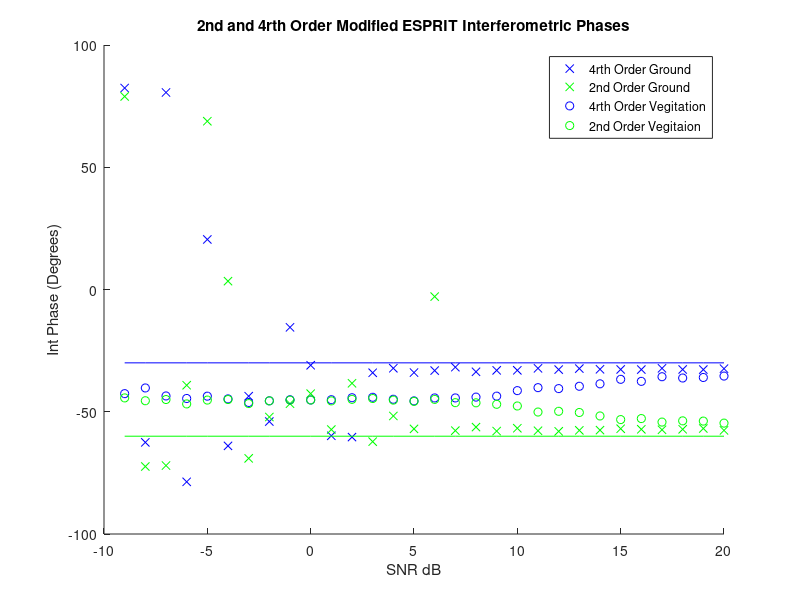
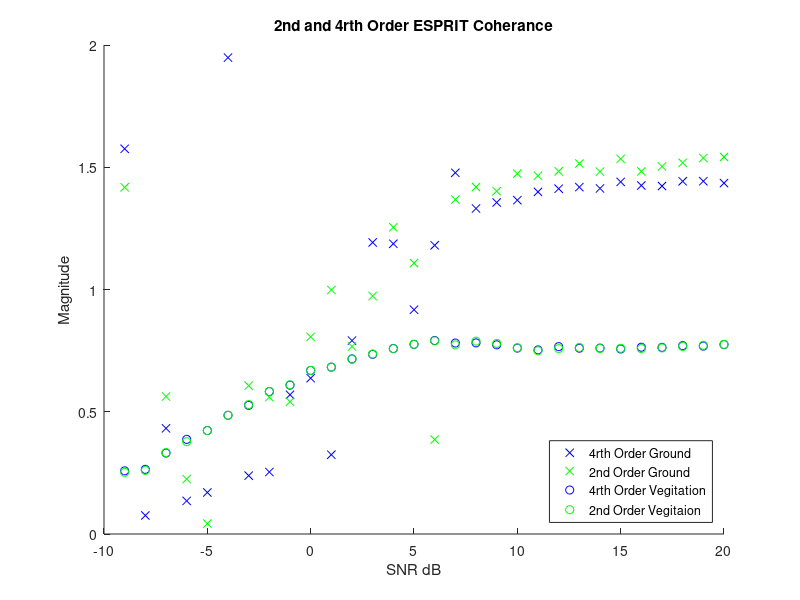

Reproduce these figures in MATLAB, in order.
%% Afric_Sim_test_ESPRIT
clc;clear;
%% Initializations
alpha = 1; %ground weighting factor
beta = 1;   %veg weighting factor

Pol_ground = [1;1;0]/sqrt(2);
Pol_Cum_ground = [1;1;0;1;0;0]/sqrt(3); %ground
Pol_vegitation = [1;1;1]/sqrt(3);
Pol_Cum_vegitation = [1;1;1;1;1;1]/sqrt(6); %vegitation

eye_optimal = 0.1;
G_O = 30;
ground_offset = G_O*pi/180; % ground interferomitry offset
V_O = 60;
vegitation_offset = V_O*pi/180;    % veg interferomitry offset

Averaged_samples = 100;
Window_optimal = 81;    %size of window
SNR_samples = 30;

ground_4=zeros(SNR_samples,1);
ground_2=zeros(SNR_samples,1);

vegitation_4=zeros(SNR_samples,1);
vegitation_2=zeros(SNR_samples,1);

SNR = zeros(1,SNR_samples);
%% Matrix Construction
for SNR_sample = (1:SNR_samples);
    
    SNR(SNR_sample)=SNR_sample-10;
    Noise = (10^(-SNR(SNR_sample)/20))/sqrt(3);
    
    for unusedvariable = 1:Averaged_samples
        
        %% Matrix Construction
        
        g =  Pol_ground*exp(1i*2*pi*rand(1,Window_optimal));
        v =  Pol_vegitation*exp(1i*2*pi*rand(1,Window_optimal));
        
        s1 = alpha*g + beta*v;
        s2 = alpha*exp(1i*ground_offset)*g + beta*exp(1i*vegitation_offset)*v;
        
        s1_Noise = s1 + Noise*sqrt(-2*log(1-rand(3,Window_optimal))).*exp(1i*2*pi*rand(3,Window_optimal));
        s2_Noise = s2 + Noise*sqrt(-2*log(1-rand(3,Window_optimal))).*exp(1i*2*pi*rand(3,Window_optimal));
        
        %% Forming the Six Arrays
        S1_2 = [s1_Noise(1,:)
            s1_Noise(2,:)
            s1_Noise(3,:)];
        
        S2_2 = [s2_Noise(1,:)
            s2_Noise(2,:)
            s2_Noise(3,:)];
        
        R11_2 = S1_2*S1_2.'/Window_optimal;
        E_h1_h1 = R11_2(1,1);
        E_h1_v1 = R11_2(1,2);
        E_h1_x1 = R11_2(1,3);
        E_v1_v1 = R11_2(2,2);
        E_v1_x1 = R11_2(2,3);
        E_x1_x1 = R11_2(3,3);
        
        R11c_2 = S1_2*S1_2'/Window_optimal;
        E_h1_h1c = R11c_2(1,1);
        E_h1_v1c = R11c_2(1,2);
        E_h1_x1c = R11c_2(1,3);
        E_v1_h1c = R11c_2(2,1);
        E_v1_v1c = R11c_2(2,2);
        E_v1_x1c = R11c_2(2,3);
        E_x1_h1c = R11c_2(3,1);
        E_x1_v1c = R11c_2(3,2);
        E_x1_x1c = R11c_2(3,3);
        
        R22_2 = S2_2*S2_2.'/Window_optimal;
        E_h2_h2 = R22_2(1,1);
        E_h2_v2 = R22_2(1,2);
        E_h2_x2 = R22_2(1,3);
        E_v2_v2 = R22_2(2,2);
        E_v2_x2 = R22_2(2,3);
        E_x2_x2 = R22_2(3,3);
        
        R12c_2 = S1_2*S2_2'/Window_optimal;
        E_h1_h2c = R12c_2(1,1);
        E_h1_v2c = R12c_2(1,2);
        E_h1_x2c = R12c_2(1,3);
        E_v1_h2c = R12c_2(2,1);
        E_v1_v2c = R12c_2(2,2);
        E_v1_x2c = R12c_2(2,3);
        E_x1_h2c = R12c_2(3,1);
        E_x1_v2c = R12c_2(3,2);
        E_x1_x2c = R12c_2(3,3);
        
        S1_4 = [s1_Noise(1,:).*s1_Noise(1,:)
            s1_Noise(2,:).*s1_Noise(2,:)
            s1_Noise(3,:).*s1_Noise(3,:)
            s1_Noise(1,:).*s1_Noise(2,:)
            s1_Noise(1,:).*s1_Noise(3,:)
            s1_Noise(2,:).*s1_Noise(3,:)];
        
        S2_4 = [s2_Noise(1,:).*s2_Noise(1,:)
            s2_Noise(2,:).*s2_Noise(2,:)
            s2_Noise(3,:).*s2_Noise(3,:)
            s2_Noise(1,:).*s2_Noise(2,:)
            s2_Noise(1,:).*s2_Noise(3,:)
            s2_Noise(2,:).*s2_Noise(3,:)];
        
        R1_4 = S1_4*S1_4'/Window_optimal;
        R2_4 = S1_4*S2_4'/Window_optimal;
        
        %% Forming Cumulant One Matrix
        %% HH
        Cumulant_1(1,1) = R1_4(1,1) - E_h1_h1*conj(E_h1_h1)...
            - E_h1_h1c*E_h1_h1c ...
            - E_h1_h1c*E_h1_h1c;
        
        Cumulant_1(1,2) = R1_4(1,2) - E_h1_h1*conj(E_v1_v1)...
            - E_h1_v1c*E_h1_v1c...
            - E_h1_v1c*E_h1_v1c;
        
        Cumulant_1(1,3) = R1_4(1,3) - E_h1_h1*conj(E_x1_x1)...
            - E_h1_x1c*E_h1_x1c...
            - E_h1_x1c*E_h1_x1c;
        
        Cumulant_1(1,4) = R1_4(1,4) - E_h1_h1*conj(E_h1_v1)...
            - E_h1_h1c*E_h1_v1c...
            - E_h1_v1c*E_h1_h1c;
        
        Cumulant_1(1,5) = R1_4(1,5) - E_h1_h1*conj(E_h1_x1)...
            - E_h1_h1c*E_h1_x1c...
            - E_h1_x1c*E_h1_h1c;
        
        Cumulant_1(1,6) = R1_4(1,6) - E_h1_h1*conj(E_v1_x1)...
            - E_h1_v1c*E_h1_x1c...
            - E_h1_x1c*E_h1_v1c;
        %% VV
        Cumulant_1(2,1) = R1_4(2,1) - E_v1_v1*conj(E_h1_h1)...
            - E_v1_h1c*E_v1_h1c...
            - E_v1_h1c*E_v1_h1c;
        
        Cumulant_1(2,2) = R1_4(2,2) - E_v1_v1*conj(E_v1_v1)...
            - E_v1_v1c*E_v1_v1c...
            - E_v1_v1c*E_v1_v1c;
        
        Cumulant_1(2,3) = R1_4(2,3) - E_v1_v1*conj(E_x1_x1)...
            - E_v1_x1c*E_v1_x1c...
            - E_v1_x1c*E_v1_x1c;
        
        Cumulant_1(2,4) = R1_4(2,4) - E_v1_v1*conj(E_h1_v1)...
            - E_v1_h1c*E_v1_v1c...
            - E_v1_v1c*E_v1_h1c;
        
        Cumulant_1(2,5) = R1_4(2,5) - E_v1_v1*conj(E_h1_x1)...
            - E_v1_h1c*E_v1_x1c...
            - E_v1_x1c*E_v1_h1c;
        
        Cumulant_1(2,6) = R1_4(2,6) - E_v1_v1*conj(E_v1_x1)...
            - E_v1_v1c*E_v1_x1c...
            - E_v1_x1c*E_v1_v1c;
        %% XX
        
        Cumulant_1(3,1) = R1_4(3,1) - E_x1_x1*conj(E_h1_h1)...
            - E_x1_h1c*E_x1_h1c...
            - E_x1_h1c*E_x1_h1c;
        
        Cumulant_1(3,2) = R1_4(3,2) - E_x1_x1*conj(E_v1_v1)...
            - E_x1_v1c*E_x1_v1c...
            - E_x1_v1c*E_x1_v1c;
        
        Cumulant_1(3,3) = R1_4(3,3) - E_x1_x1*conj(E_x1_x1)...
            - E_x1_x1c*E_x1_x1c...
            - E_x1_x1c*E_x1_x1c;
        
        Cumulant_1(3,4) = R1_4(3,4) - E_x1_x1*conj(E_h1_v1)...
            - E_x1_h1c*E_x1_v1c...
            - E_x1_v1c*E_x1_h1c;
        
        Cumulant_1(3,5) = R1_4(3,5) - E_x1_x1*conj(E_h1_x1)...
            - E_x1_h1c*E_x1_x1c...
            - E_x1_x1c*E_x1_h1c;
        
        Cumulant_1(3,6) = R1_4(3,6) - E_x1_x1*conj(E_v1_x1)...
            - E_x1_v1c*E_x1_x1c...
            - E_x1_x1c*E_x1_v1c;
        %% HV
        Cumulant_1(4,1) = R1_4(4,1) - E_h1_v1*conj(E_h1_h1)...
            - E_h1_h1c*E_v1_h1c...
            - E_h1_h1c*E_v1_h1c;
        
        Cumulant_1(4,2) = R1_4(4,2) - E_h1_v1*conj(E_v1_v1)...
            - E_h1_v1c*E_v1_v1c...
            - E_h1_v1c*E_v1_v1c;
        
        Cumulant_1(4,3) = R1_4(4,3) - E_h1_v1*conj(E_x1_x1)...
            - E_h1_x1c*E_v1_x1c...
            - E_h1_x1c*E_v1_x1c;
        
        Cumulant_1(4,4) = R1_4(4,4) - E_h1_v1*conj(E_h1_v1)...
            - E_h1_h1c*E_v1_v1c...
            - E_h1_v1c*E_v1_h1c;
        
        Cumulant_1(4,5) = R1_4(4,5) - E_h1_v1*conj(E_h1_x1)...
            - E_h1_h1c*E_v1_x1c...
            - E_h1_x1c*E_v1_h1c;
        
        Cumulant_1(4,6) = R1_4(4,6) - E_h1_v1*conj(E_v1_x1)...
            - E_h1_v1c*E_v1_x1c...
            - E_h1_x1c*E_v1_v1c;
        %% HX
        Cumulant_1(5,1) = R1_4(5,1) - E_h1_x1*conj(E_h1_h1)...
            - E_h1_h1c*E_x1_h1c...
            - E_h1_h1c*E_x1_h1c;
        
        Cumulant_1(5,2) = R1_4(5,2) - E_h1_x1*conj(E_v1_v1)...
            - E_h1_v1c*E_x1_v1c...
            - E_h1_v1c*E_x1_v1c;
        
        Cumulant_1(5,3) = R1_4(5,3) - E_h1_x1*conj(E_x1_x1)...
            - E_h1_x1c*E_x1_x1c...
            - E_h1_x1c*E_x1_x1c;
        
        Cumulant_1(5,4) = R1_4(5,4) - E_h1_x1*conj(E_h1_v1)...
            - E_h1_h1c*E_x1_v1c...
            - E_h1_v1c*E_x1_h1c;
        
        Cumulant_1(5,5) = R1_4(5,5) - E_h1_x1*conj(E_h1_x1)...
            - E_h1_h1c*E_x1_x1c...
            - E_h1_x1c*E_x1_h1c;
        
        Cumulant_1(5,6) = R1_4(5,6) - E_h1_x1*conj(E_v1_x1)...
            - E_h1_v1c*E_x1_x1c...
            - E_h1_x1c*E_x1_v1c;
        %%VX
        Cumulant_1(6,1) = R1_4(6,1) - E_v1_x1*conj(E_h1_h1)...
            - E_v1_h1c*E_x1_h1c...
            - E_v1_h1c*E_x1_h1c;
        
        Cumulant_1(6,2) = R1_4(6,2) - E_v1_x1*conj(E_v1_v1)...
            - E_v1_v1c*E_x1_v1c...
            - E_v1_v1c*E_x1_v1c;
        
        Cumulant_1(6,3) = R1_4(6,3) - E_v1_x1*conj(E_x1_x1)...
            - E_v1_x1c*E_x1_x1c...
            - E_v1_x1c*E_x1_x1c;
        
        Cumulant_1(6,4) = R1_4(6,4) - E_v1_x1*conj(E_h1_v1)...
            - E_v1_h1c*E_x1_v1c...
            - E_v1_v1c*E_x1_h1c;
        
        Cumulant_1(6,5) = R1_4(6,5) - E_v1_x1*conj(E_h1_x1)...
            - E_v1_h1c*E_x1_x1c...
            - E_v1_x1c*E_x1_h1c;
        
        Cumulant_1(6,6) = R1_4(6,6) - E_v1_x1*conj(E_v1_x1)...
            - E_v1_v1c*E_x1_x1c...
            - E_v1_x1c*E_x1_v1c;
        
        %% Forming Cumulant Two Matrix
        %% HH
        Cumulant_2(1,1) = R2_4(1,1) - E_h1_h1*conj(E_h2_h2)...
            - E_h1_h2c*E_h1_h2c...
            - E_h1_h2c*E_h1_h2c;
        
        Cumulant_2(1,2) = R2_4(1,2) - E_h1_h1*conj(E_v2_v2)...
            - E_h1_v2c*E_h1_v2c...
            - E_h1_v2c*E_h1_v2c;
        
        Cumulant_2(1,3) = R2_4(1,3) - E_h1_h1*conj(E_x2_x2)...
            - E_h1_x2c*E_h1_x2c...
            - E_h1_x2c*E_h1_x2c;
        
        Cumulant_2(1,4) = R2_4(1,4) - E_h1_h1*conj(E_h2_v2)...
            - E_h1_h2c*E_h1_v2c...
            - E_h1_v2c*E_h1_h2c;
        
        
        Cumulant_2(1,5) = R2_4(1,5) - E_h1_h1*conj(E_h2_x2)...
            - E_h1_h2c*E_h1_x2c...
            - E_h1_x2c*E_h1_h2c;
        
        Cumulant_2(1,6) = R2_4(1,6) - E_h1_h1*conj(E_v2_x2)...
            - E_h1_v2c*E_h1_x2c...
            - E_h1_x2c*E_h1_v2c;
        %% VV
        Cumulant_2(2,1) = R2_4(2,1) - E_v1_v1*conj(E_h2_h2)...
            - E_v1_h2c*E_v1_h2c...
            - E_v1_h2c*E_v1_h2c;
        
        Cumulant_2(2,2) = R2_4(2,2) - E_v1_v1*conj(E_v2_v2)...
            - E_v1_v2c*E_v1_v2c...
            - E_v1_v2c*E_v1_v2c;
        
        Cumulant_2(2,3) = R2_4(2,3) - E_v1_v1*conj(E_x2_x2)...
            - E_v1_x2c*E_v1_x2c...
            - E_v1_x2c*E_v1_x2c;
        
        Cumulant_2(2,4) = R2_4(2,4) - E_v1_v1*conj(E_h2_v2)...
            - E_v1_h2c*E_v1_v2c...
            - E_v1_v2c*E_v1_h2c;
        
        Cumulant_2(2,5) = R2_4(2,5) - E_v1_v1*conj(E_h2_x2)...
            - E_v1_h2c*E_v1_x2c...
            - E_v1_x2c*E_v1_h2c;
        
        Cumulant_2(2,6) = R2_4(2,6) - E_v1_v1*conj(E_v2_x2)...
            - E_v1_v2c*E_v1_x2c...
            - E_v1_x2c*E_v1_v2c;
        %% XX
        Cumulant_2(3,1) = R2_4(3,1) - E_x1_x1*conj(E_h2_h2)...
            - E_x1_h2c*E_x1_h2c...
            - E_x1_h2c*E_x1_h2c;
        
        Cumulant_2(3,2) = R2_4(3,2) - E_x1_x1*conj(E_v2_v2)...
            - E_x1_v2c*E_x1_v2c...
            - E_x1_v2c*E_x1_v2c;
        
        Cumulant_2(3,3) = R2_4(3,3) - E_x1_x1*conj(E_x2_x2)...
            - E_x1_x2c*E_x1_x2c...
            - E_x1_x2c*E_x1_x2c;
        
        Cumulant_2(3,4) = R2_4(3,4) - E_x1_x1*conj(E_h2_v2)...
            - E_x1_h2c*E_x1_v2c...
            - E_x1_v2c*E_x1_h2c;
        
        Cumulant_2(3,5) = R2_4(3,5) - E_x1_x1*conj(E_h2_x2)...
            - E_x1_h2c*E_x1_x2c...
            - E_x1_x2c*E_x1_h2c;
        
        Cumulant_2(3,6) = R2_4(3,6) - E_x1_x1*conj(E_v2_x2)...
            - E_x1_v2c*E_x1_x2c...
            - E_x1_x2c*E_x1_v2c;
        %% HV
        
        Cumulant_2(4,1) = R2_4(4,1) - E_h1_v1*conj(E_h2_h2)...
            - E_h1_h2c*E_v1_h2c...
            - E_h1_h2c*E_v1_h2c;
        
        Cumulant_2(4,2) = R2_4(4,2) - E_h1_v1*conj(E_v2_v2)...
            - E_h1_v2c*E_v1_v2c...
            - E_h1_v2c*E_v1_v2c;
        
        Cumulant_2(4,3) = R2_4(4,3) - E_h1_v1*conj(E_x2_x2)...
            - E_h1_x2c*E_v1_x2c...
            - E_h1_x2c*E_v1_x2c;
        
        Cumulant_2(4,4) = R2_4(4,4) - E_h1_v1*conj(E_h2_v2)...
            - E_h1_h2c*E_v1_v2c...
            - E_h1_v2c*E_v1_h2c;
        
        Cumulant_2(4,5) = R2_4(4,5) - E_h1_v1*conj(E_h2_x2)...
            - E_h1_h2c*E_v1_x2c...
            - E_h1_x2c*E_v1_h2c;
        
        Cumulant_2(4,6) = R2_4(4,6) - E_h1_v1*conj(E_v2_x2)...
            - E_h1_v2c*E_v1_x2c...
            - E_h1_x2c*E_v1_v2c;
        %% HX
        Cumulant_2(5,1) = R2_4(5,1) - E_h1_x1*conj(E_h2_h2)...
            - E_h1_h2c*E_x1_h2c...
            - E_h1_h2c*E_x1_h2c;
        
        Cumulant_2(5,2) = R2_4(5,2) - E_h1_x1*conj(E_v2_v2)...
            - E_h1_v2c*E_x1_v2c...
            - E_h1_v2c*E_x1_v2c;
        
        Cumulant_2(5,3) = R2_4(5,3) - E_h1_x1*conj(E_x2_x2)...
            - E_h1_x2c*E_x1_x2c...
            - E_h1_x2c*E_x1_x2c;
        
        Cumulant_2(5,4) = R2_4(5,4) - E_h1_x1*conj(E_h2_v2)...
            - E_h1_h2c*E_x1_v2c...
            - E_h1_v2c*E_x1_h2c;
        
        Cumulant_2(5,5) = R2_4(5,5) - E_h1_x1*conj(E_h2_x2)...
            - E_h1_h2c*E_x1_x2c...
            - E_h1_x2c*E_x1_h2c;
        
        Cumulant_2(5,6) = R2_4(5,6) - E_h1_x1*conj(E_v2_x2)...
            - E_h1_v2c*E_x1_x2c...
            - E_h1_x2c*E_x1_v2c;
        % VX
        
        Cumulant_2(6,1) = R2_4(6,1) - E_v1_x1*conj(E_h2_h2)...
            - E_v1_h2c*E_x1_h2c...
            - E_v1_h2c*E_x1_h2c;
        
        Cumulant_2(6,2) = R2_4(6,2) - E_v1_x1*conj(E_v2_v2)...
            - E_v1_v2c*E_x1_v2c...
            - E_v1_v2c*E_x1_v2c;
        
        Cumulant_2(6,3) = R2_4(6,3) - E_v1_x1*conj(E_x2_x2)...
            - E_v1_x2c*E_x1_x2c...
            - E_v1_x2c*E_x1_x2c;
        
        Cumulant_2(6,4) = R2_4(6,4) - E_v1_x1*conj(E_h2_v2)...
            - E_v1_h2c*E_x1_v2c...
            - E_v1_v2c*E_x1_h2c;
        
        Cumulant_2(6,5) = R2_4(6,5) - E_v1_x1*conj(E_h2_x2)...
            - E_v1_h2c*E_x1_x2c...
            - E_v1_x2c*E_x1_h2c;
        
        Cumulant_2(6,6) = R2_4(6,6) - E_v1_x1*conj(E_v2_x2)...
            - E_v1_v2c*E_x1_x2c...
            - E_v1_x2c*E_x1_v2c;
        
        %% ESPRIT Algorithm
        [eigenvec_4,eigenval_4] = eig(pinv(Cumulant_1+eye_optimal*eye(6))*Cumulant_2);
       
        polfilter_4 = abs(Pol_Cum_ground'*eigenvec_4);
        [~,srt_4] = sort(polfilter_4,'descend');
        ground_4(SNR_sample) = ground_4(SNR_sample)...
            + eigenval_4(srt_4(1),srt_4(1))/Averaged_samples;
        
        polfilter_4 = abs(Pol_Cum_vegitation'*eigenvec_4);
        [~,srt_4] = sort(polfilter_4,'descend');
        vegitation_4(SNR_sample) = vegitation_4(SNR_sample)...
            + eigenval_4(srt_4(1),srt_4(1))/Averaged_samples;
        %% Second Order ESPRIT
        
        R1_2 = S1_2*S1_2'/Window_optimal;
        R2_2 = S1_2*S2_2'/Window_optimal;
        
        [eigenvec_2,eigenval_2] = eig(pinv(R1_2 + eye_optimal*eye(3))*R2_2);
        
        polfilter_2 = abs(Pol_ground'*eigenvec_2);
        [~,srt_2] = sort(polfilter_2,'descend');
        ground_2(SNR_sample) = ground_2(SNR_sample)...
            + eigenval_2(srt_2(1),srt_2(1))/Averaged_samples;
        
        polfilter_2 = abs(Pol_vegitation'*eigenvec_2);
        [~,srt_2] = sort(polfilter_2,'descend');
        vegitation_2(SNR_sample) = vegitation_2(SNR_sample)...
            + eigenval_2(srt_2(1),srt_2(1))/Averaged_samples;
        
    end
end
%% Plotting Results
figure(1);
title('2nd and 4rth Order Modified ESPRIT Interferometric Phases');
xlabel('SNR dB');ylabel('Int Phase (Degrees)');
hold on;
plot(SNR,0.5*angle(ground_4)*180/pi,'bx');
plot(SNR,0.5*angle(vegitation_4)*180/pi,'gx');
plot(SNR,angle(ground_2)*180/pi,'bo');
plot(SNR,angle(vegitation_2)*180/pi,'go');
plot(SNR,-V_O*ones(1,SNR_samples),'g');
plot(SNR,-G_O*ones(1,SNR_samples),'b');
legend('4rth Order Ground','2nd Order Ground','4rth Order Vegitation','2nd Order Vegitaion','Location','northeast')
hold off

figure(2);
title('2nd and 4rth Order ESPRIT Coherance');
xlabel('SNR dB');ylabel('Magnitude');
hold on;
plot(SNR,abs(ground_4),'bx');
plot(SNR,abs(vegitation_4),'gx');
plot(SNR,abs(ground_2),'bo');
plot(SNR,abs(vegitation_2),'go');
axis([-10,20,0,2])
legend('4rth Order Ground','2nd Order Ground','4rth Order Vegitation','2nd Order Vegitaion','Location','southeast')
hold off
